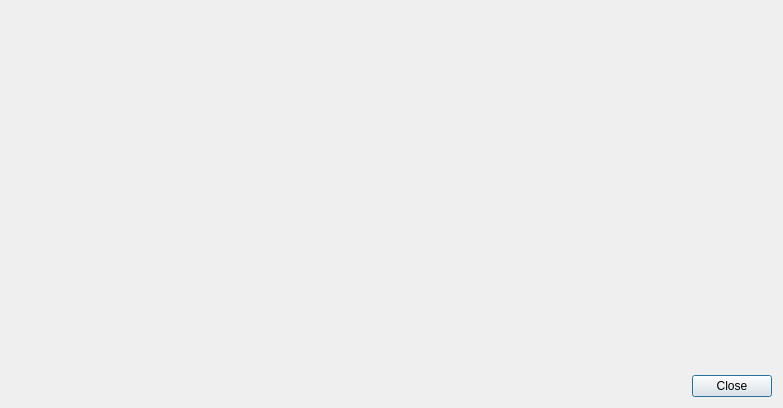
<?xml version="1.0" encoding="UTF-8"?>
<ui version="4.0">
 <class>Dialog</class>
 <widget class="QDialog" name="Dialog">
  <property name="geometry">
   <rect>
    <x>0</x>
    <y>0</y>
    <width>783</width>
    <height>408</height>
   </rect>
  </property>
  <property name="windowTitle">
   <string>MSEED File Viewer</string>
  </property>
  <layout class="QVBoxLayout" name="verticalLayout">
   <item>
    <widget class="MatplotlibWidget" name="mplwidget" native="true">
     <property name="sizePolicy">
      <sizepolicy hsizetype="Expanding" vsizetype="Expanding">
       <horstretch>0</horstretch>
       <verstretch>0</verstretch>
      </sizepolicy>
     </property>
     <property name="minimumSize">
      <size>
       <width>0</width>
       <height>0</height>
      </size>
     </property>
    </widget>
   </item>
   <item>
    <layout class="QHBoxLayout" name="horizontalLayout">
     <item>
      <spacer name="horizontalSpacer">
       <property name="orientation">
        <enum>Qt::Horizontal</enum>
       </property>
       <property name="sizeHint" stdset="0">
        <size>
         <width>40</width>
         <height>20</height>
        </size>
       </property>
      </spacer>
     </item>
     <item>
      <widget class="QPushButton" name="pushButton_2">
       <property name="text">
        <string>Close</string>
       </property>
      </widget>
     </item>
    </layout>
   </item>
  </layout>
 </widget>
 <customwidgets>
  <customwidget>
   <class>MatplotlibWidget</class>
   <extends>QWidget</extends>
   <header>isp.receiverfunctions.rf_matplotlibwidget</header>
  </customwidget>
 </customwidgets>
 <resources/>
 <connections/>
</ui>
